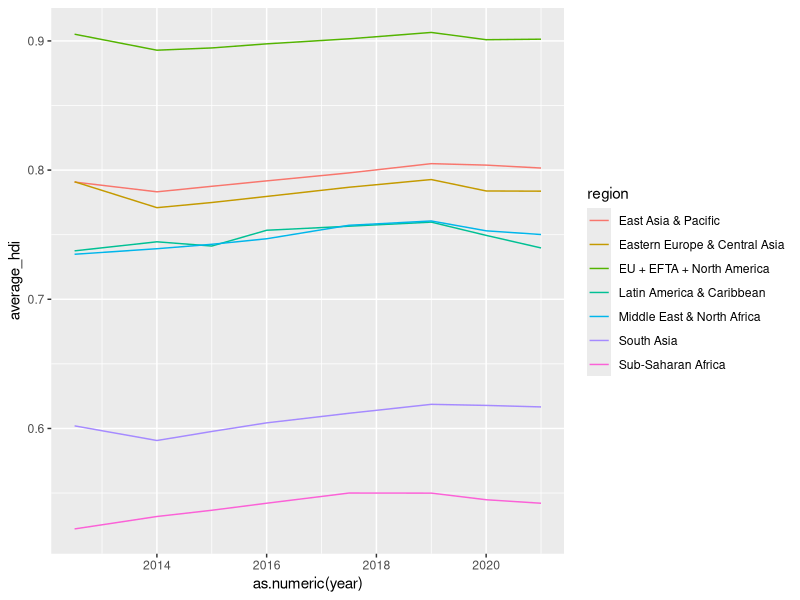
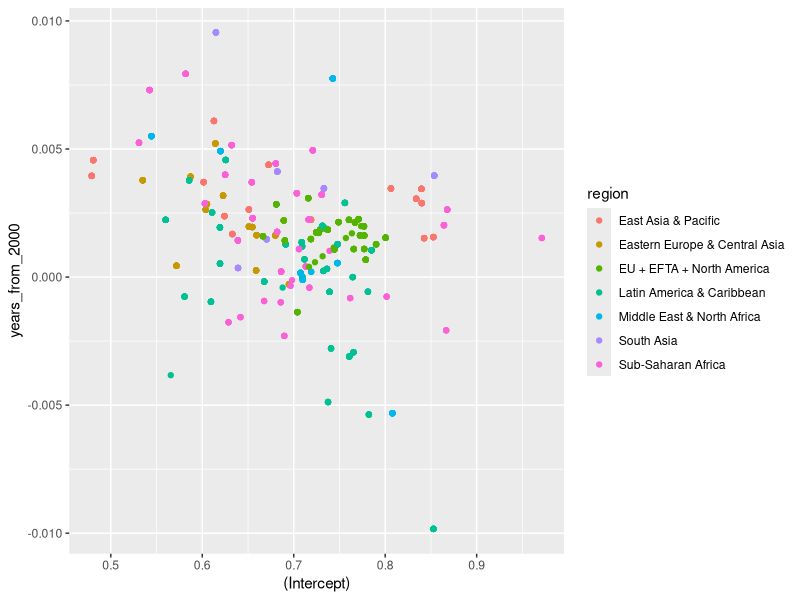
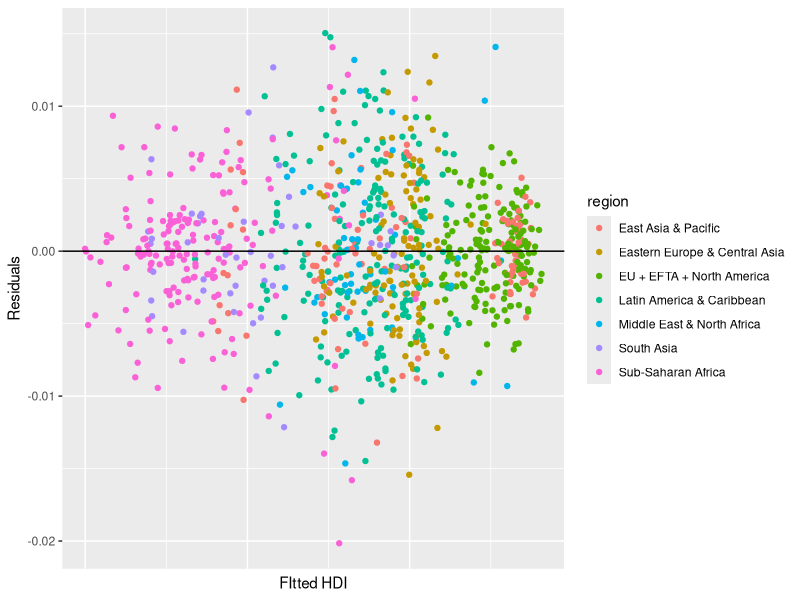
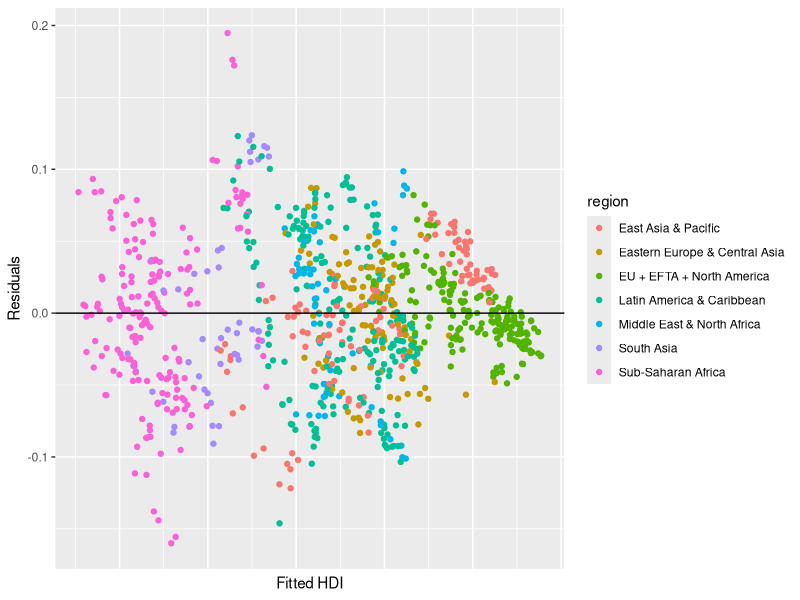

Here is the R script that generated these plots, in order:
## ---- chunk 1
knitr::opts_chunk$set(echo = TRUE)
## ---- chunk 2
# Load Libraries
library(dplyr)
library(ggplot2)
library(lme4)
library(broom.mixed)
library(lmerTest)

data = read.csv("./data/data_clean.csv")
## ---- chunk 3
average_hdi = data %>% group_by(region,year) %>% summarise(average_hdi = mean(hdi))
average_hdi[average_hdi$year == "2012-2013", "year"] = "2012.5"
average_hdi[average_hdi$year == "2017-2018", "year"] = "2017.5"
ggplot(data=average_hdi, aes(x=as.numeric(year), y=average_hdi)) + geom_line(aes(color = region))
## ---- chunk 4
# Create Time Mixed Effects Model
selected_columns = data[, c("country","year", "region", "hdi", "x1.6","x3.2", "x5.1", "x6.4", "x7.3")]
selected_columns[selected_columns$year == "2012-2013", "year"] = "2012.5"
selected_columns[selected_columns$year == "2017-2018", "year"] = "2017.5"
selected_columns$year = as.numeric(selected_columns$year)
selected_columns$years_from_2000 = selected_columns$year - 2000

time_mixed_effects = lmer(hdi~x1.6+x3.2+x5.1+x6.4+x7.3+(1+x1.6+x3.2+x5.1+x6.4+x7.3|region)+(1+years_from_2000||country),data=selected_columns)
## ---- chunk 5
# Determine Significance of Coefficients
fixed_effects = summary(time_mixed_effects)$coefficients
fixed_effects
## ---- chunk 6
# Importance of Considering Region
time_mixed_effects_noRegion = lmer(hdi~x1.6+x3.2+x5.1+x6.4+x7.3+(1+years_from_2000||country),data=selected_columns)
anova(time_mixed_effects,time_mixed_effects_noRegion)

# Importance of Considering Year
time_mixed_effects_noYear = lmer(hdi~x1.6+x3.2+x5.1+x6.4+x7.3+(1+x1.6+x3.2+x5.1+x6.4+x7.3|region),data=selected_columns)
anova(time_mixed_effects,time_mixed_effects_noYear)
## ---- chunk 7
# Make Plots
country_coef = as.data.frame(coef(time_mixed_effects)$country)
country_coef = merge(country_coef, selected_columns[,c("country", "region")], by.x=c("row.names"), by.y=c("country"))

ggplot(data = country_coef, aes(x=`(Intercept)`, y = years_from_2000)) + geom_point(aes(color=region))

residuals = augment(time_mixed_effects)
ggplot(data = residuals, aes(x=.fitted, y = .resid)) +
  geom_point(aes(color = region)) +
  theme(axis.text.x=element_blank(), axis.ticks.x=element_blank()) +
  geom_hline(yintercept = 0) +
  labs(y="Residuals", x="FItted HDI")
## ---- chunk 8
# Old wrong model
time_mixed_effects = lmer(hdi~years_from_2000+x1.6+x3.2+x5.1+x6.4+x7.3+(1+years_from_2000|region),data=selected_columns)


residuals = augment(time_mixed_effects)
ggplot(data = residuals, aes(x=.fitted, y = .resid)) +
  geom_point(aes(color = region)) +
  theme(axis.text.x=element_blank(), axis.ticks.x=element_blank()) +
  geom_hline(yintercept = 0) +
  labs(y="Residuals", x="Fitted HDI")
